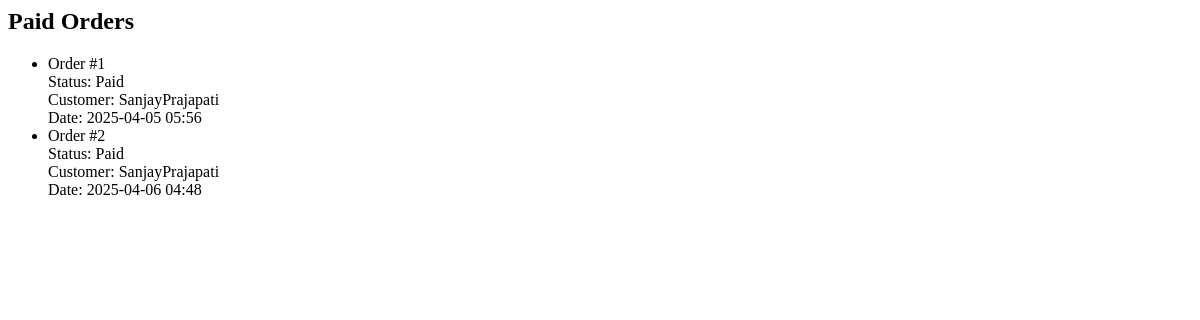
/dashboard/orders/paid/, run on an earlier commit of the app's database.
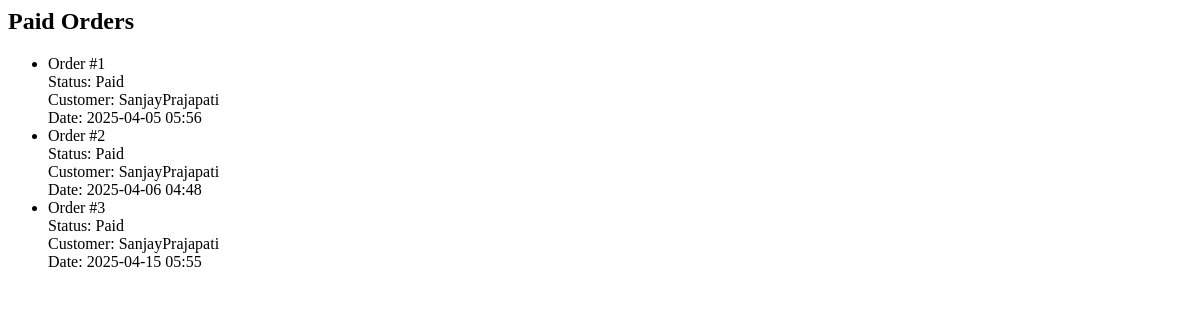
And on a later commit of the database.
### store/models.py (models this page shows)
class Order(models.Model):
    user = models.ForeignKey(User, on_delete=models.CASCADE)
    created_at = models.DateTimeField(auto_now_add=True)
    total_price = models.DecimalField(max_digits=10, decimal_places=2)
    is_paid = models.BooleanField(default=False)
    razorpay_order_id = models.CharField(max_length=100, blank=True, null=True)

### dashboard/views.py (the view)
# urls.py: path('orders/paid/', views.paid_order_list, name='paid_orders'),
def paid_order_list(request):
    orders = Order.objects.filter(is_paid=True)
    return render(request, 'dashboard/paid_orders.html', {'orders': orders})

### dashboard/templates/dashboard/paid_orders.html
<h2>Paid Orders</h2>
<ul>
    {% for order in orders %}
        <li>
            Order #{{ order.id }}<br>
            Status: {{ order.is_paid|yesno:"Paid,Pending" }}<br>
            Customer: {{ order.user.username }}<br>
            Date: {{ order.created_at|date:"Y-m-d H:i" }}
        </li>
    {% empty %}
        <li>No paid orders found.</li>
    {% endfor %}
</ul>

What changed in the data, as far as the page shows it:
added Order: id "3", is_paid "Paid", user.username "SanjayPrajapati", created_at "2025-04-15 05:55"
